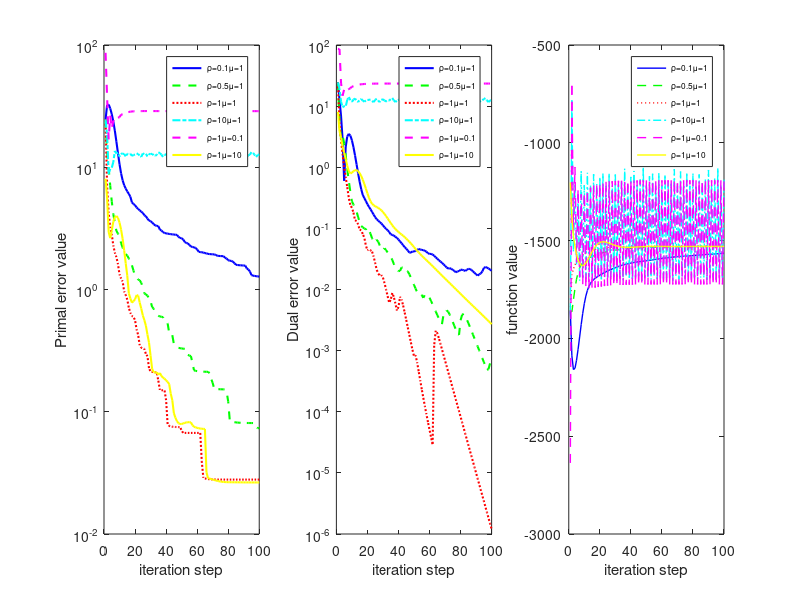

Source code (MATLAB):
function PlotFigure2()
isupdata=false;
if isupdata%If there is no data, recalculate.
    data='100';
    method='New';

    % different parameters
    mu=[1,1,1,1,0.1,10];
    rho=[0.1,0.5,1,10,1,1];

    A=struct();A.Oe=[];A.Ce=[];A.Fe=[];
    A.TTprimal=cell(length(rho),1);
    A.new_s=100;
    for k=1:length(rho)
        obj=Algorithms(data,method);
        obj.Method.rho=rho(k);
        obj.Method.mu=mu(k);
        A.TTprimal{k}=strcat('\rho=',num2str(rho(k)),'\mu=',num2str(mu(k)));

        [Oe,Ce,Fe]=Solve_All_convergence(obj,A.new_s);
        A.Oe=[A.Oe;Oe];A.Ce=[A.Ce;Ce];A.Fe=[A.Fe;Fe];
    end

    save('result/Figure2.mat','A')
end

load('result/Figure2.mat','A')
linestyle = {'-', '--', ':', '-.','--','-'};
colors = {'b', 'g', 'r', 'c', 'm', 'y', 'k'};
figure;
for k=1:length(A.TTprimal)
    subplot(1,3,1)
    plot(1:A.new_s,A.Oe(k,:),'-','linewidth',1.5,'LineStyle', linestyle{k}, 'Color', colors{k});hold on;
    subplot(1,3,2)
    plot(1:A.new_s,A.Ce(k,:),'-','linewidth',1.5,'LineStyle', linestyle{k}, 'Color', colors{k});hold on;
    subplot(1,3,3)
    plot(1:A.new_s,A.Fe(k,:),'-','linewidth',1,'LineStyle', linestyle{k}, 'Color', colors{k});hold on;

end
subplot(1,3,1)
ylabel('Primal error value')
xlabel('iteration step')
legend(A.TTprimal, 'FontSize', 6); 
set(gca,'YScale', 'log');
subplot(1,3,2)
ylabel('Dual error value')
xlabel('iteration step')
legend(A.TTprimal, 'FontSize', 6)
set(gca,'YScale', 'log');
subplot(1,3,3)
ylabel('function value')
xlabel('iteration step')
legend(A.TTprimal, 'FontSize', 6)
%set(gca,'YScale', 'log');
end
